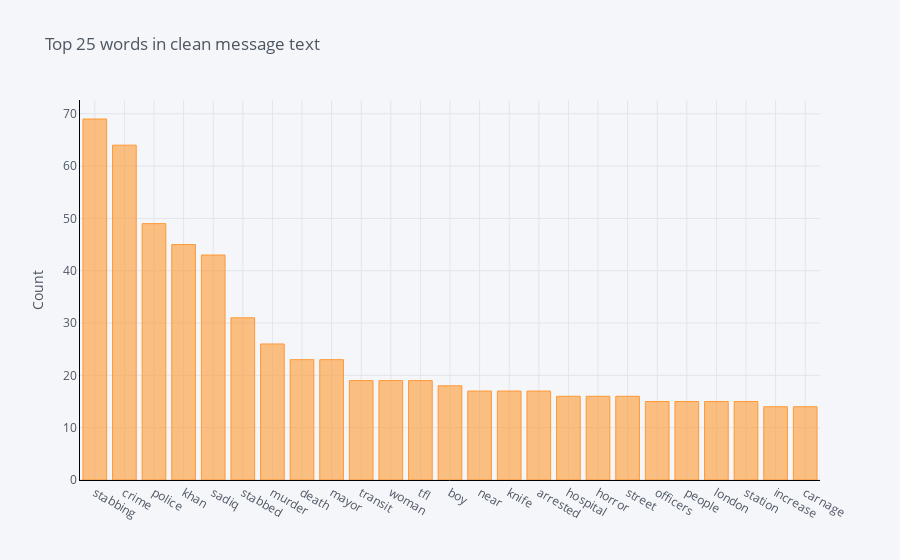
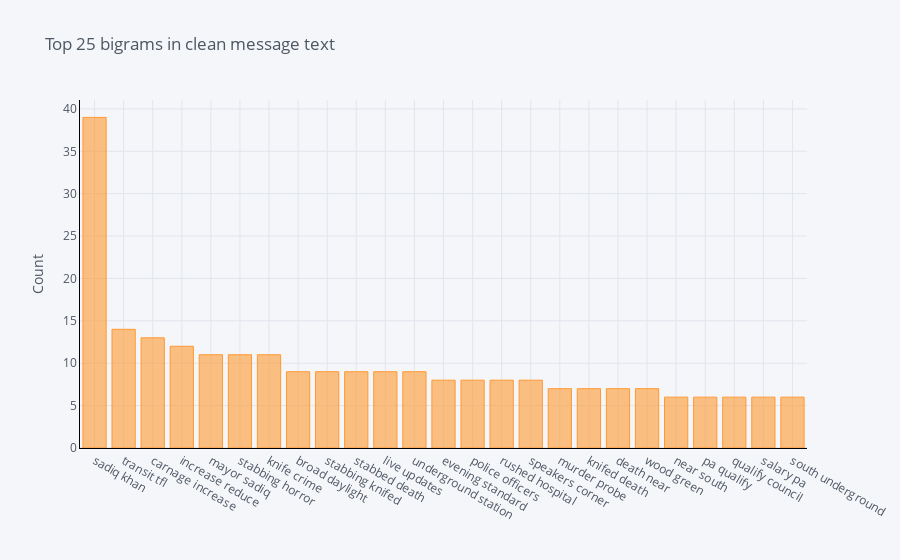
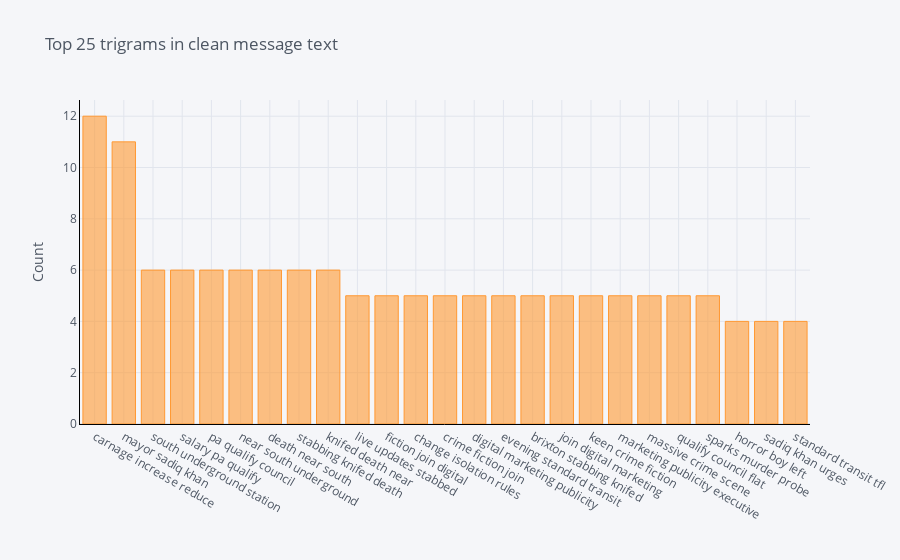

Notebook cell for these charts, in order:
### Markdown cell above
##### 1.4.2.2 Words and NGrams: 'AGAINST' camp

### Code cell
tw_nlp.plot_ngrams(pruned_tweets[pruned_tweets.target==1], 'Clean_MessageText_refined')

### Figure 1 — Plotly figure (JSON) as saved in the notebook; plotly's stock layout.template omitted (floating-point values rounded to 4 significant figures)
{"data": [{"marker": {"color": "rgba(255, 153, 51, 0.6)", "line": {"color": "rgba(255, 153, 51, 1.0)", "width": 1}}, "name": "count", "orientation": "v", "text": "", "type": "bar", "x": ["stabbing", "crime", "police", "khan", "sadiq", "stabbed", "murder", "death", "mayor", "transit", "woman", "tfl", "boy", "near", "knife", "arrested", "hospital", "horror", "street", "officers", "people", "london", "station", "increase", "carnage"], "y": [69, 64, 49, 45, 43, 31, 26, 23, 23, 19, 19, 19, 18, 17, 17, 17, 16, 16, 16, 15, 15, 15, 15, 14, 14]}], "layout": {"legend": {"bgcolor": "#F5F6F9", "font": {"color": "#4D5663"}}, "paper_bgcolor": "#F5F6F9", "plot_bgcolor": "#F5F6F9", "title": {"font": {"color": "#4D5663"}, "text": "Top 25 words in clean message text"}, "xaxis": {"gridcolor": "#E1E5ED", "linecolor": "black", "showgrid": true, "tickfont": {"color": "#4D5663"}, "title": {"font": {"color": "#4D5663"}, "text": ""}, "zerolinecolor": "#E1E5ED"}, "yaxis": {"gridcolor": "#E1E5ED", "linecolor": "black", "showgrid": true, "tickfont": {"color": "#4D5663"}, "title": {"font": {"color": "#4D5663"}, "text": "Count"}, "zerolinecolor": "#E1E5ED"}}}

### Figure 2 — Plotly figure (JSON) as saved in the notebook; plotly's stock layout.template omitted (floating-point values rounded to 4 significant figures)
{"data": [{"marker": {"color": "rgba(255, 153, 51, 0.6)", "line": {"color": "rgba(255, 153, 51, 1.0)", "width": 1}}, "name": "count", "orientation": "v", "text": "", "type": "bar", "x": ["sadiq khan", "transit tfl", "carnage increase", "increase reduce", "mayor sadiq", "stabbing horror", "knife crime", "broad daylight", "stabbing knifed", "stabbed death", "live updates", "underground station", "evening standard", "police officers", "rushed hospital", "speakers corner", "murder probe", "knifed death", "death near", "wood green", "near south", "pa qualify", "qualify council", "salary pa", "south underground"], "y": [39, 14, 13, 12, 11, 11, 11, 9, 9, 9, 9, 9, 8, 8, 8, 8, 7, 7, 7, 7, 6, 6, 6, 6, 6]}], "layout": {"legend": {"bgcolor": "#F5F6F9", "font": {"color": "#4D5663"}}, "paper_bgcolor": "#F5F6F9", "plot_bgcolor": "#F5F6F9", "title": {"font": {"color": "#4D5663"}, "text": "Top 25 bigrams in clean message text"}, "xaxis": {"gridcolor": "#E1E5ED", "linecolor": "black", "showgrid": true, "tickfont": {"color": "#4D5663"}, "title": {"font": {"color": "#4D5663"}, "text": ""}, "zerolinecolor": "#E1E5ED"}, "yaxis": {"gridcolor": "#E1E5ED", "linecolor": "black", "showgrid": true, "tickfont": {"color": "#4D5663"}, "title": {"font": {"color": "#4D5663"}, "text": "Count"}, "zerolinecolor": "#E1E5ED"}}}

### Figure 3 — Plotly figure (JSON) as saved in the notebook; plotly's stock layout.template omitted (floating-point values rounded to 4 significant figures)
{"data": [{"marker": {"color": "rgba(255, 153, 51, 0.6)", "line": {"color": "rgba(255, 153, 51, 1.0)", "width": 1}}, "name": "count", "orientation": "v", "text": "", "type": "bar", "x": ["carnage increase reduce", "mayor sadiq khan", "south underground station", "salary pa qualify", "pa qualify council", "near south underground", "death near south", "stabbing knifed death", "knifed death near", "live updates stabbed", "fiction join digital", "change isolation rules", "crime fiction join", "digital marketing publicity", "evening standard transit", "brixton stabbing knifed", "join digital marketing", "keen crime fiction", "marketing publicity executive", "massive crime scene", "qualify council flat", "sparks murder probe", "horror boy left", "sadiq khan urges", "standard transit tfl"], "y": [12, 11, 6, 6, 6, 6, 6, 6, 6, 5, 5, 5, 5, 5, 5, 5, 5, 5, 5, 5, 5, 5, 4, 4, 4]}], "layout": {"legend": {"bgcolor": "#F5F6F9", "font": {"color": "#4D5663"}}, "paper_bgcolor": "#F5F6F9", "plot_bgcolor": "#F5F6F9", "title": {"font": {"color": "#4D5663"}, "text": "Top 25 trigrams in clean message text"}, "xaxis": {"gridcolor": "#E1E5ED", "linecolor": "black", "showgrid": true, "tickfont": {"color": "#4D5663"}, "title": {"font": {"color": "#4D5663"}, "text": ""}, "zerolinecolor": "#E1E5ED"}, "yaxis": {"gridcolor": "#E1E5ED", "linecolor": "black", "showgrid": true, "tickfont": {"color": "#4D5663"}, "title": {"font": {"color": "#4D5663"}, "text": "Count"}, "zerolinecolor": "#E1E5ED"}}}
